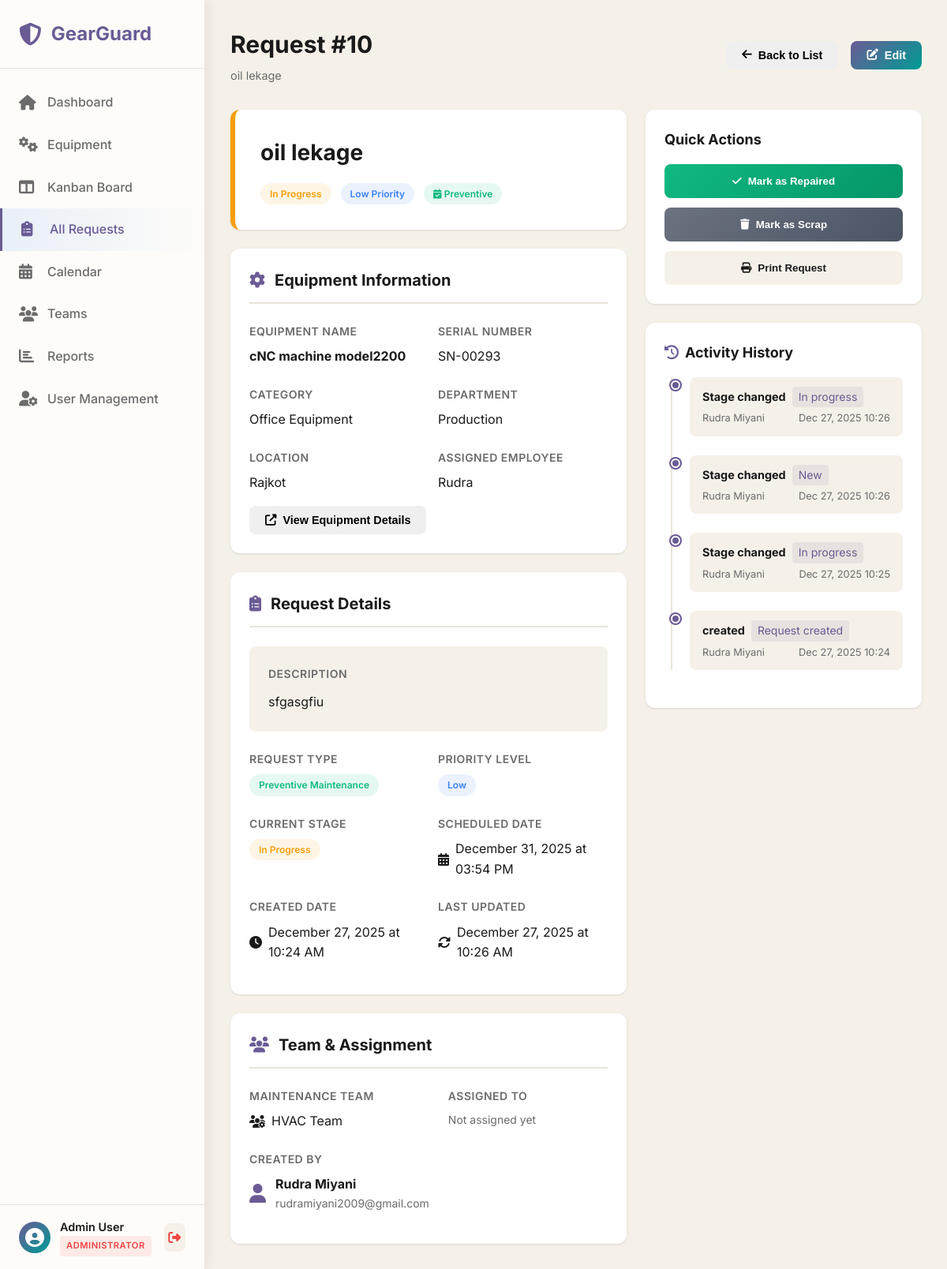
The app's page /pages/view-request.php?id=10 (signed in) with its own data.
### tables this page shows
CREATE TABLE `maintenance_requests` (
  `id` int(11) NOT NULL,
  `subject` varchar(255) NOT NULL,
  `description` text DEFAULT NULL,
  `equipment_id` int(11) NOT NULL,
  `request_type` enum('corrective','preventive') NOT NULL,
  `stage` enum('new','in_progress','repaired','scrap') DEFAULT 'new',
  `priority` enum('low','medium','high','urgent') DEFAULT 'medium',
  `scheduled_date` datetime DEFAULT NULL,
  `completed_date` datetime DEFAULT NULL,
  `duration_hours` decimal(5,2) DEFAULT NULL,
  `assigned_to` int(11) DEFAULT NULL,
  `created_by` int(11) NOT NULL,
  `is_overdue` tinyint(1) DEFAULT 0,
  `notes` text DEFAULT NULL,
  `created_at` timestamp NOT NULL DEFAULT current_timestamp(),
  `updated_at` timestamp NOT NULL DEFAULT current_timestamp() ON UPDATE current_timestamp()
);

CREATE TABLE `equipment` (
  `id` int(11) NOT NULL,
  `equipment_name` varchar(100) NOT NULL,
  `serial_number` varchar(100) NOT NULL,
  `category` varchar(50) DEFAULT NULL,
  `department` varchar(100) DEFAULT NULL,
  `assigned_to_employee` varchar(100) DEFAULT NULL,
  `purchase_date` date DEFAULT NULL,
  `warranty_expiry` date DEFAULT NULL,
  `location` varchar(255) DEFAULT NULL,
  `maintenance_team_id` int(11) DEFAULT NULL,
  `default_technician_id` int(11) DEFAULT NULL,
  `status` enum('active','under_maintenance','scrapped') DEFAULT 'active',
  `notes` text DEFAULT NULL,
  `created_at` timestamp NOT NULL DEFAULT current_timestamp(),
  `updated_at` timestamp NOT NULL DEFAULT current_timestamp() ON UPDATE current_timestamp()
);

CREATE TABLE `maintenance_teams` (
  `id` int(11) NOT NULL,
  `team_name` varchar(100) NOT NULL,
  `description` text DEFAULT NULL,
  `created_at` timestamp NOT NULL DEFAULT current_timestamp(),
  `updated_at` timestamp NOT NULL DEFAULT current_timestamp() ON UPDATE current_timestamp()
);

CREATE TABLE `users` (
  `id` int(11) NOT NULL,
  `name` varchar(100) NOT NULL,
  `email` varchar(100) NOT NULL,
  `password` varchar(255) NOT NULL,
  `role` enum('admin','manager','technician','user') NOT NULL DEFAULT 'user',
  `avatar` varchar(255) DEFAULT NULL,
  `is_active` tinyint(1) DEFAULT 1,
  `failed_attempts` int(11) DEFAULT 0,
  `locked_until` datetime DEFAULT NULL,
  `last_login` datetime DEFAULT NULL,
  `email_verified` tinyint(1) DEFAULT 0,
  `verification_token` varchar(100) DEFAULT NULL,
  `reset_token` varchar(100) DEFAULT NULL,
  `reset_token_expiry` datetime DEFAULT NULL,
  `created_at` timestamp NOT NULL DEFAULT current_timestamp(),
  `updated_at` timestamp NOT NULL DEFAULT current_timestamp() ON UPDATE current_timestamp()
);

CREATE TABLE `request_history` (
  `id` int(11) NOT NULL,
  `request_id` int(11) NOT NULL,
  `user_id` int(11) NOT NULL,
  `action` varchar(100) NOT NULL,
  `old_value` text DEFAULT NULL,
  `new_value` text DEFAULT NULL,
  `comments` text DEFAULT NULL,
  `created_at` timestamp NOT NULL DEFAULT current_timestamp()
);

### pages/view-request.php (the view, shortened to what the rows shown need)
<?php
require_once '../php/config.php';
$requestId = isset($_GET['id']) ? intval($_GET['id']) : 0;
try {
    $stmt = $conn->prepare("
        SELECT
            mr.*,
            e.equipment_name,
            e.serial_number,
            e.category,
            e.department,
            e.location,
            e.assigned_to_employee,
            assigned.name as assigned_to_name,
            assigned.email as assigned_to_email,
            assigned.role as assigned_to_role,
            creator.name as created_by_name,
            creator.email as created_by_email,
            mt.team_name
        FROM maintenance_requests mr
        INNER JOIN equipment e ON mr.equipment_id = e.id
        LEFT JOIN users assigned ON mr.assigned_to = assigned.id
        INNER JOIN users creator ON mr.created_by = creator.id
        LEFT JOIN maintenance_teams mt ON e.maintenance_team_id = mt.id
        WHERE mr.id = ?
    ");
    $stmt->execute([$requestId]);
    $request = $stmt->fetch();
    $stmt = $conn->prepare("
        SELECT
            rh.*,
            u.name as user_name
        FROM request_history rh
        LEFT JOIN users u ON rh.user_id = u.id
        WHERE rh.request_id = ?
        ORDER BY rh.created_at DESC
    ");
    $stmt->execute([$requestId]);
    $history = $stmt->fetchAll();
} catch (PDOException $e) {
    error_log("View request error: " . $e->getMessage());
    $_SESSION['error'] = "Error loading request details.";
    header("Location: requests.php");
    exit();
}
$isOverdue = false;
if ($request['scheduled_date'] && !in_array($request['stage'], ['repaired', 'scrap'])) {
    $isOverdue = strtotime($request['scheduled_date']) < time();
}
?>
<!DOCTYPE html>
<html lang="en">
<head>
    <link rel="stylesheet" href="../css/dashboard.css">
    <link rel="stylesheet" href="../css/view-request.css">
    <link rel="stylesheet" href="https://cdnjs.cloudflare.com/ajax/libs/font-awesome/6.5.1/css/all.min.css">
</head>
<body>
    <main class="main-content">
        <header class="top-header">
            <div>
                <h1>Request #<?php echo $request['id']; ?></h1>
                <p class="dashboard-subtitle"><?php echo htmlspecialchars($request['subject']); ?></p>
            </div>
        </header>
        <div class="request-details-container">
            <div class="details-main">
                <div class="status-header stage-<?php echo $request['stage']; ?>">
                    <div class="status-info">
                        <h2><?php echo htmlspecialchars($request['subject']); ?></h2>
                    </div>
                    <div class="status-badges">
                        <span class="badge badge-stage-<?php echo $request['stage']; ?>">
                            <?php echo str_replace('_', ' ', ucfirst($request['stage'])); ?>
                        </span>
                        <span class="badge badge-priority-<?php echo $request['priority']; ?>">
                            <?php echo ucfirst($request['priority']); ?> Priority
                        </span>
                        <span class="badge badge-<?php echo $request['request_type']; ?>">
                            <i
                                class="fas fa-<?php echo $request['request_type'] == 'preventive' ? 'calendar-check' : 'wrench'; ?>"></i>
                            <?php echo ucfirst($request['request_type']); ?>
                        </span>
                    </div>
                </div>
                <div class="detail-section">
                    <div class="detail-grid">
                        <div class="detail-item">
                            <span
                                class="detail-value"><strong><?php echo htmlspecialchars($request['equipment_name']); ?></strong></span>
                        </div>
                        <div class="detail-item">
                            <span class="detail-label">Serial Number</span>
                            <span class="detail-value"><?php echo htmlspecialchars($request['serial_number']); ?></span>
                        </div>
                        <div class="detail-item">
                            <span class="detail-label">Category</span>
                            <span class="detail-value"><?php echo htmlspecialchars($request['category']); ?></span>
                        </div>
                        <div class="detail-item">
                            <span class="detail-label">Department</span>
                            <span class="detail-value"><?php echo htmlspecialchars($request['department']); ?></span>
                        </div>
                        <div class="detail-item">
                            <span class="detail-label">Location</span>
                            <span class="detail-value"><?php echo htmlspecialchars($request['location']); ?></span>
                        </div>
                        <?php if ($request['assigned_to_employee']): ?>
                            <div class="detail-item">
                                <span class="detail-label">Assigned Employee</span>
                                <span
                                    class="detail-value"><?php echo htmlspecialchars($request['assigned_to_employee']); ?></span>
                            </div>
                        <?php endif; ?>
                    </div>
                </div>
                <div class="detail-section">
                    <?php if ($request['description']): ?>
                        <div class="description-box">
                            <h4>Description</h4>
                            <p><?php echo nl2br(htmlspecialchars($request['description'])); ?></p>
                        </div>
                    <?php endif; ?>
                    <div class="detail-grid">
                        <div class="detail-item">
                            <span class="detail-value">
                                <span class="badge badge-<?php echo $request['request_type']; ?>">
                                    <?php echo ucfirst($request['request_type']); ?> Maintenance
                                </span>
                            </span>
                        </div>
                        <div class="detail-item">
                            <span class="detail-value">
                                <span class="badge badge-priority-<?php echo $request['priority']; ?>">
                                    <?php echo ucfirst($request['priority']); ?>
                                </span>
                            </span>
                        </div>
                        <div class="detail-item">
                            <span class="detail-value">
                                <span class="badge badge-stage-<?php echo $request['stage']; ?>">
                                    <?php echo str_replace('_', ' ', ucfirst($request['stage'])); ?>
                                </span>
                            </span>
                        </div>
                        <?php if ($request['scheduled_date']): ?>
                            <div class="detail-item">
                                <span class="detail-label">Scheduled Date</span>
                                <span class="detail-value <?php echo $isOverdue ? 'text-danger' : ''; ?>">
                                    <i class="fas fa-calendar-alt"></i>
                                    <?php echo date('F d, Y \a\t h:i A', strtotime($request['scheduled_date'])); ?>
                                </span>
                            </div>
                        <?php endif; ?>
                        <div class="detail-item">
                            <span class="detail-label">Created Date</span>
                            <span class="detail-value">
                                <i class="fas fa-clock"></i>
                                <?php echo date('F d, Y \a\t h:i A', strtotime($request['created_at'])); ?>
                            </span>
                        </div>
                        <div class="detail-item">
                            <span class="detail-label">Last Updated</span>
                            <span class="detail-value">
                                <i class="fas fa-sync-alt"></i>
                                <?php echo date('F d, Y \a\t h:i A', strtotime($request['updated_at'])); ?>
                            </span>
                        </div>
                    </div>
                </div>
                <div class="detail-section">
                    <div class="detail-grid">
                        <?php if ($request['team_name']): ?>
                            <div class="detail-item">
                                <span class="detail-label">Maintenance Team</span>
                                <span class="detail-value">
                                    <i class="fas fa-users-cog"></i>
                                    <?php echo htmlspecialchars($request['team_name']); ?>
                                </span>
                            </div>
                        <?php endif; ?>
                        <div class="detail-item">
                            <span class="detail-value">
                                <div class="user-info-inline">
                                    <div>
                                        <strong><?php echo htmlspecialchars($request['created_by_name']); ?></strong>
                                        <small><?php echo htmlspecialchars($request['created_by_email']); ?></small>
                                    </div>
                                </div>
                            </span>
                        </div>
                    </div>
                </div>
            </div>
            <aside class="details-sidebar">
                <div class="sidebar-card">
                    <div class="history-timeline">
                        <?php if (empty($history)): ?>
                            <p class="text-muted">No activity recorded yet</p>
                        <?php else: ?>
                            <?php foreach ($history as $item): ?>
                                <div class="history-item">
                                    <div class="history-dot"></div>
                                    <div class="history-content">
                                        <p class="history-action">
                                            <strong><?php echo htmlspecialchars($item['action']); ?></strong>
                                            <?php if ($item['new_value']): ?>
                                                <span
                                                    class="history-value"><?php echo htmlspecialchars($item['new_value']); ?></span>
                                            <?php endif; ?>
                                        </p>
                                        <p class="history-meta">
                                            <span><?php echo htmlspecialchars($item['user_name'] ?? 'System'); ?></span>
                                            <span><?php echo date('M d, Y H:i', strtotime($item['created_at'])); ?></span>
                                        </p>
                                    </div>
                                </div>
                            <?php endforeach; ?>
                        <?php endif; ?>
                    </div>
                </div>
            </aside>
        </div>
    </main>
</body>
</html>

### records on screen
maintenance_requests: id "10", subject "oil lekage", stage "In Progress", priority "Low", request_type "Preventive", equipment.equipment_name "cNC machine model2200", equipment.serial_number "SN-00293", equipment.category "Office Equipment", equipment.department "Production", equipment.location "Rajkot", equipment.assigned_to_employee "Rudra", description "sfgasgfiu", scheduled_date "December 31, 2025 at 03:54 PM", created_at "December 27, 2025 at 10:24 AM", updated_at "December 27, 2025 at 10:26 AM", maintenance_teams.team_name "HVAC Team", created_by.name "Rudra Miyani", created_by.email "rudramiyani2009@gmail.com"
request_history: action "Stage changed", new_value "In progress", user.name "Rudra Miyani", created_at "Dec 27, 2025 10:26"
request_history: action "Stage changed", new_value "New", user.name "Rudra Miyani", created_at "Dec 27, 2025 10:26"
request_history: action "Stage changed", new_value "In progress", user.name "Rudra Miyani", created_at "Dec 27, 2025 10:25"
request_history: action "created", new_value "Request created", user.name "Rudra Miyani", created_at "Dec 27, 2025 10:24"

### other values on screen
$user['name'] "Admin User"
getRoleDisplayName($user['role']) "ADMINISTRATOR"
